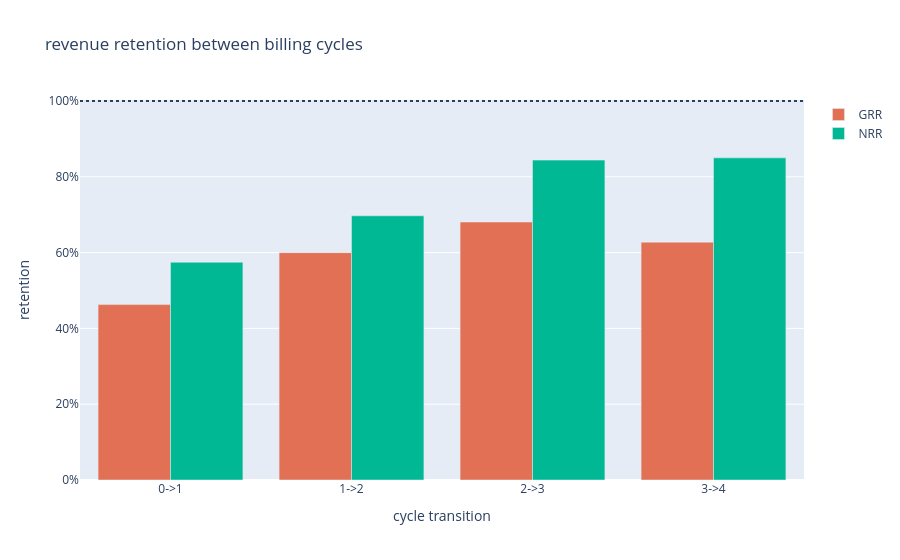
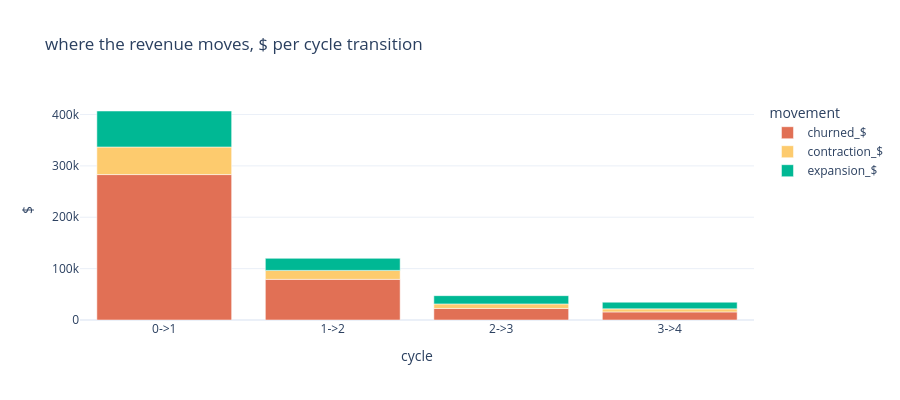

These figures' notebook cell, in order:
### Markdown cell above
## 1.4 What churn costs

$$\text{GRR}_m = \frac{B_m - \text{churned} - \text{contraction}}{B_m}, \qquad \text{NRR}_m = \text{GRR}_m + \frac{\text{expansion}}{B_m}$$

$B_m$ is what cycle-*m* payers paid in cycle *m*. On billing cycles, not calendar months, so renewals do not smear across boundaries. Credits count as expansion — a top-up is the same dollar as an upgrade.

### Code cell
ten_m = MON['tenure_days']
rows = []
for m in sorted(c for c in piv.columns if c + 1 in piv.columns):
    obs = ten_m[ten_m >= PERIOD * (m + 1) + TOL].index      # cycle m+1 must be decided
    cur = piv.loc[piv.index.isin(obs), m].fillna(0)
    nxt_ = piv.loc[piv.index.isin(obs), m + 1].fillna(0)
    cur, nxt_ = cur[cur > 0], nxt_[cur > 0]
    if len(cur) < 500:      # the tail cycles are too thin to read
        continue
    b, churned = cur.sum(), cur[nxt_ == 0].sum()
    delta = (nxt_ - cur)[nxt_ > 0]
    contraction, expansion = -delta[delta < 0].sum(), delta[delta > 0].sum()
    rows.append({'cycle': f'{m}->{m+1}', 'n': len(cur), 'base_$': b, 'churned_$': churned,
                 'contraction_$': contraction, 'expansion_$': expansion,
                 'GRR': (b - churned - contraction) / b,
                 'NRR': (b - churned - contraction + expansion) / b})
rr = pd.DataFrame(rows)
print(rr.round(3).to_string(index=False))

fig = go.Figure()
fig.add_bar(x=rr['cycle'], y=rr['GRR'], name='GRR', marker_color='#E17055')
fig.add_bar(x=rr['cycle'], y=rr['NRR'], name='NRR', marker_color='#00B894')
fig.add_hline(y=1.0, line_dash='dot')
fig.update_layout(title='revenue retention between billing cycles', barmode='group',
                  yaxis_tickformat='.0%', xaxis_title='cycle transition', yaxis_title='retention')
fig.show()

fig = px.bar(rr.melt(id_vars='cycle', value_vars=['churned_$', 'contraction_$', 'expansion_$'],
                     var_name='movement', value_name='usd'),
             x='cycle', y='usd', color='movement', barmode='relative',
             color_discrete_map={'churned_$': '#E17055', 'contraction_$': '#FDCB6E', 'expansion_$': '#00B894'},
             title='where the revenue moves, $ per cycle transition')
fig.update_yaxes(title='$')
fig.show()

### Figure 1 — Plotly figure (JSON) as saved in the notebook; plotly's stock layout.template omitted (floating-point values rounded to 4 significant figures)
{"data": [{"marker": {"color": "#E17055"}, "name": "GRR", "type": "bar", "x": ["0->1", "1->2", "2->3", "3->4"], "y": [0.4628, 0.5999, 0.6807, 0.6276]}, {"marker": {"color": "#00B894"}, "name": "NRR", "type": "bar", "x": ["0->1", "1->2", "2->3", "3->4"], "y": [0.5746, 0.6971, 0.844, 0.85]}], "layout": {"barmode": "group", "shapes": [{"line": {"dash": "dot"}, "type": "line", "x0": 0, "x1": 1, "xref": "x domain", "y0": 1, "y1": 1, "yref": "y"}], "title": {"text": "revenue retention between billing cycles"}, "xaxis": {"title": {"text": "cycle transition"}}, "yaxis": {"tickformat": ".0%", "title": {"text": "retention"}}}}

### Figure 2 — Plotly figure (JSON) as saved in the notebook; plotly's stock layout.template omitted (floating-point values rounded to 4 significant figures)
{"data": [{"hovertemplate": "movement=churned_$<br>cycle=%{x}<br>usd=%{y}<extra></extra>", "legendgroup": "churned_$", "marker": {"color": "#E17055", "pattern": {"shape": ""}}, "name": "churned_$", "orientation": "v", "showlegend": true, "textposition": "auto", "type": "bar", "x": ["0->1", "1->2", "2->3", "3->4"], "xaxis": "x", "y": [283000.0, 79110.0, 22500.0, 15720.0], "yaxis": "y"}, {"hovertemplate": "movement=contraction_$<br>cycle=%{x}<br>usd=%{y}<extra></extra>", "legendgroup": "contraction_$", "marker": {"color": "#FDCB6E", "pattern": {"shape": ""}}, "name": "contraction_$", "orientation": "v", "showlegend": true, "textposition": "auto", "type": "bar", "x": ["0->1", "1->2", "2->3", "3->4"], "xaxis": "x", "y": [53660.0, 17440.0, 8828.0, 5971.0], "yaxis": "y"}, {"hovertemplate": "movement=expansion_$<br>cycle=%{x}<br>usd=%{y}<extra></extra>", "legendgroup": "expansion_$", "marker": {"color": "#00B894", "pattern": {"shape": ""}}, "name": "expansion_$", "orientation": "v", "showlegend": true, "textposition": "auto", "type": "bar", "x": ["0->1", "1->2", "2->3", "3->4"], "xaxis": "x", "y": [70050.0, 23450.0, 16020.0, 12950.0], "yaxis": "y"}], "layout": {"barmode": "relative", "height": 400, "legend": {"title": {"text": "movement"}, "tracegroupgap": 0}, "title": {"text": "where the revenue moves, $ per cycle transition"}, "xaxis": {"anchor": "y", "domain": [0, 1], "title": {"text": "cycle"}}, "yaxis": {"anchor": "x", "domain": [0, 1], "title": {"text": "$"}}}}
